Frame 1 (no input): blank canvas, image omitted
Frame 60 (the mouse pressed at the canvas centre just before this capture): blank canvas, image omitted
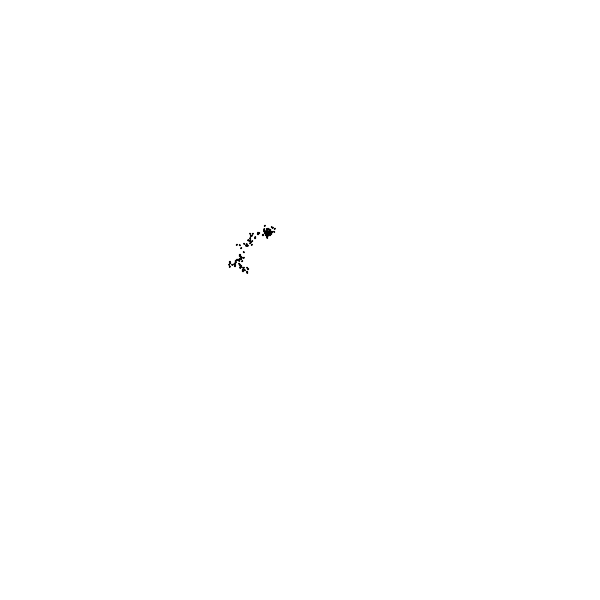
Frame 120 (the mouse held since frame 60 and released just before this capture)

The Processing sketch whose frames 1 and 60 were blank and that drew this single picture after the mouse press (run headless with seeded random() and noise(); from frame 60 on, the mouse is pressed at the canvas centre):

// Processing sketch: processing_36731
// ── processing_36731.pde

float x = random(200, 300) ; 
float y = random(200, 300); 

void setup(){
  background(255); 
  size(600, 600); 
  smooth(); 
}

void draw(){
  fill(0); 
  ellipse(x, y, 1, 1); 
  x= x + random(5)-random(5); 
  y= y + random(5)-random(5); 
}

void mouseClicked(){
   background(255); 
   x= random(200); 
   y = random(200); 
}
